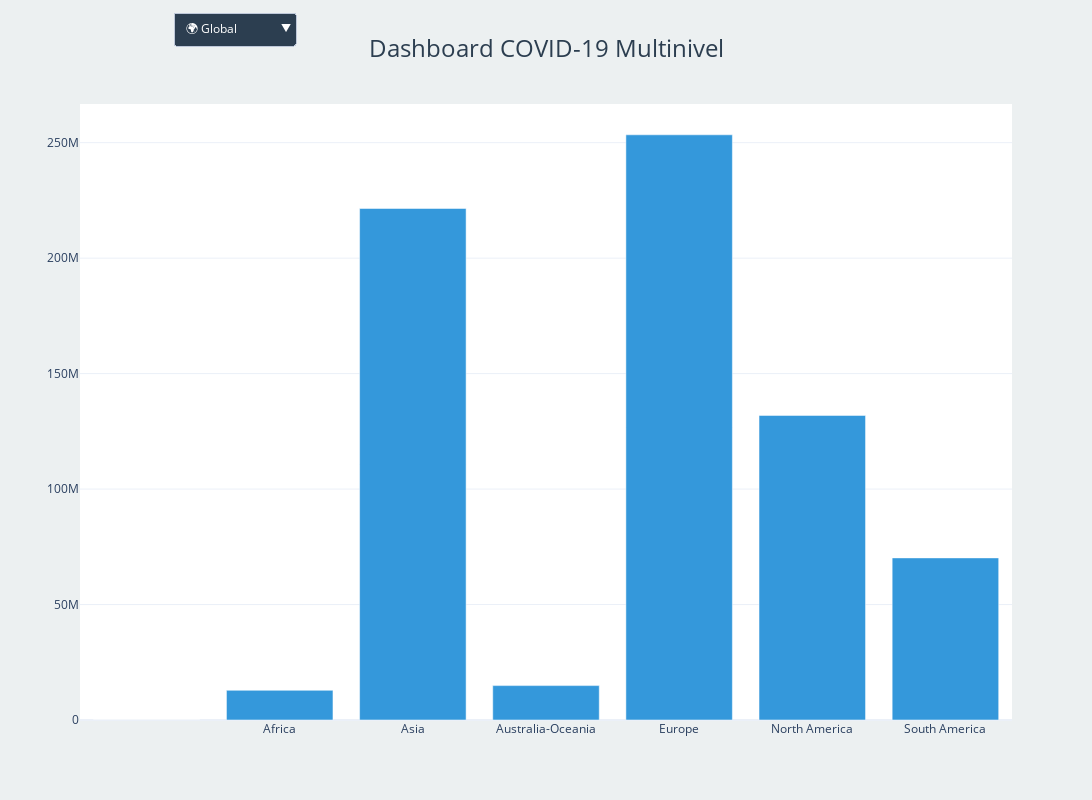

Write notebook code for a chart like this one.
### Code cell
import plotly.express as px
import plotly.graph_objects as go
from plotly.subplots import make_subplots
from IPython.display import HTML

def crear_dashboard_multinivel():
    fig = go.Figure()
    
    # Mejorar el estilo del selector
    fig.update_layout(
        updatemenus=[{
            'buttons': [
                {'method': 'update', 'label': '🌍 Global', 'args': [{'visible': [True, False, False]}]},
                {'method': 'update', 'label': '🌎 Continentes', 'args': [{'visible': [False, True, False]}]},
                {'method': 'update', 'label': '🏳️ Países', 'args': [{'visible': [False, False, True]}]}
            ],
            'direction': 'down',
            'showactive': True,
            'x': 0.1,
            'xanchor': 'left',
            'y': 1.15,
            'yanchor': 'top',
            'bgcolor': '#2C3E50',
            'font': {'color': 'white'}
        }])

    # Mantener las visualizaciones existentes con colores mejorados
    fig.add_trace(
        go.Bar(
            name='Casos Globales',
            x=df.groupby('continent')['cases'].sum().index,
            y=df.groupby('continent')['cases'].sum(),
            visible=True,
            marker_color='#3498DB'
        ))

    for continente in df['continent'].unique():
        datos_cont = df[df['continent'] == continente]
        fig.add_trace(
            go.Box(
                name=continente,
                y=datos_cont['casesPerOneMillion'],
                visible=False,
                marker_color='#2ECC71'
            ))

    fig.add_trace(
        go.Scatter(
            name='Países',
            x=df['testsPerOneMillion'],
            y=df['casesPerOneMillion'],
            mode='markers',
            text=df['country'],
            visible=False,
            marker=dict(
                color='#E74C3C',
                size=10,
                line=dict(color='#FFFFFF', width=1)
            )
        ))

    fig.update_layout(
        title={
            'text': 'Dashboard COVID-19 Multinivel',
            'y':0.95,
            'x':0.5,
            'xanchor': 'center',
            'yanchor': 'top',
            'font': dict(size=24, color='#2C3E50')
        },
        height=800,
        width=1200,
        template='plotly_white',
        paper_bgcolor='#ECF0F1',
        plot_bgcolor='#FFFFFF'
    )

    return fig

def generar_informe_detallado(nivel, seleccion=None):
    if nivel == 'Global':
        datos = df
    elif nivel == 'Continentes':
        datos = df[df['continent'] == seleccion]
    else:
        datos = df[df['country'] == seleccion]
        
    html_content = f"""
    <!DOCTYPE html>
    <html>
    <head>
        <link rel="stylesheet" href="https://cdnjs.cloudflare.com/ajax/libs/font-awesome/6.0.0/css/all.min.css">
        <style>
            .dashboard-container {{
                font-family: 'Segoe UI', Tahoma, Geneva, Verdana, sans-serif;
                max-width: 1200px;
                margin: 20px auto;
                padding: 30px;
                background: linear-gradient(135deg, #ffffff 0%, #f8f9fa 100%);
                border-radius: 15px;
                box-shadow: 0 4px 6px rgba(0, 0, 0, 0.1);
            }}
            .dashboard-title {{
                color: #2C3E50;
                font-size: 2.5em;
                text-align: center;
                margin-bottom: 30px;
                border-bottom: 3px solid #3498DB;
                padding-bottom: 10px;
            }}
            .stats-grid {{
                display: grid;
                grid-template-columns: repeat(auto-fit, minmax(250px, 1fr));
                gap: 20px;
                margin-top: 20px;
            }}
            .stat-card {{
                background: white;
                padding: 20px;
                border-radius: 10px;
                box-shadow: 0 2px 4px rgba(0, 0, 0, 0.05);
                transition: transform 0.3s ease;
            }}
            .stat-card:hover {{
                transform: translateY(-5px);
            }}
            .stat-title {{
                color: #7F8C8D;
                font-size: 0.9em;
                margin-bottom: 10px;
            }}
            .stat-value {{
                color: #2C3E50;
                font-size: 1.8em;
                font-weight: bold;
            }}
            .icon {{
                color: #3498DB;
                margin-right: 10px;
            }}
        </style>
    </head>
    <body>
        <div class="dashboard-container">
            <h1 class="dashboard-title">
                <i class="fas fa-virus icon"></i>
                {nivel}: {seleccion if seleccion else 'Visión General'}
            </h1>
            <div class="stats-grid">
                <div class="stat-card">
                    <div class="stat-title"><i class="fas fa-hospital-user icon"></i>Total Casos</div>
                    <div class="stat-value">{datos['cases'].sum():,}</div>
                </div>
                <div class="stat-card">
                    <div class="stat-title"><i class="fas fa-heart-broken icon"></i>Total Muertes</div>
                    <div class="stat-value">{datos['deaths'].sum():,}</div>
                </div>
                <div class="stat-card">
                    <div class="stat-title"><i class="fas fa-percentage icon"></i>Tasa Mortalidad</div>
                    <div class="stat-value">{(datos['deaths'].sum()/datos['cases'].sum()*100):.2f}%</div>
                </div>
                <div class="stat-card">
                    <div class="stat-title"><i class="fas fa-vial icon"></i>Tests por Millón</div>
                    <div class="stat-value">{datos['testsPerOneMillion'].mean():,.0f}</div>
                </div>
            </div>
        </div>
    </body>
    </html>
    """
    return HTML(html_content)

# Generar y mostrar dashboard
dashboard = crear_dashboard_multinivel()
dashboard.show()

# Mostrar informes
display(generar_informe_detallado('Global'))

### Figure 1 — Plotly figure (JSON) as saved in the notebook; plotly's stock layout.template omitted (floating-point values rounded to 4 significant figures; data arrays with more than 128 entries replaced by an {"elided": "..."} marker saying what was removed)
{"data": [{"marker": {"color": "#3498DB"}, "name": "Casos Globales", "type": "bar", "visible": true, "x": ["", "Africa", "Asia", "Australia-Oceania", "Europe", "North America", "South America"], "y": [721, 12860924, 221500265, 14895771, 253406198, 131889132, 70200879]}, {"marker": {"color": "#2ECC71"}, "name": "Asia", "type": "box", "visible": false, "y": [5746, 152031, 81089, 408944, 12207, 79571, 771655, 8102, 347, 556741, 469082, 386309, 32016, 24466, 88665, 58474, 519169, 269169, 169597, 73514, 152308, 30750, 29270, 186068, 41458, 159079, 345100, 299429, 11622, 183636, 33199, 75028, 6893, 116173, 36800, 172664, 673523, 23475, 505785, 31181, 2982, 428720, 1786, 68069, 17131, 201399, 105837, 7378, 117481, 383]}, {"marker": {"color": "#2ECC71"}, "name": "Europe", "type": "box", "visible": false, "y": [116825, 619844, 670727, 105381, 416659, 124215, 195753, 576421, 322650, 443246, 545636, 475123, 703959, 272930, 612013, 462891, 609720, 591412, 36295, 232164, 607731, 345521, 443335, 443445, 531418, 562013, 525154, 609044, 168436, 273448, 158265, 431868, 472238, 501747, 273930, 176524, 556484, 185470, 165454, 768226, 302213, 343872, 652803, 297840, 269511, 507549, 363666, 128681]}, {"marker": {"color": "#2ECC71"}, "name": "Africa", "type": "box", "visible": false, "y": [5998, 3064, 2193, 135443, 1001, 4334, 113580, 4492, 3078, 442, 10038, 4377, 3186, 1043, 15441, 4861, 11512, 2782, 4148, 21038, 4935, 5306, 2782, 4659, 6122, 16610, 1525, 72048, 2347, 4437, 1544, 13025, 33752, 146815, 33860, 7064, 65451, 381, 1233, 9817, 544672, 354211, 29770, 5044, 515157, 937, 1623, 67095, 1620, 1391, 63462, 683, 4559, 95741, 3554, 16, 17940, 17373]}, {"marker": {"color": "#2ECC71"}, "name": "North America", "type": "box", "visible": false, "y": [256336, 91509, 410969, 95087, 383921, 173243, 304493, 241600, 128843, 438398, 467797, 239058, 98645, 277812, 221691, 61131, 30816, 210117, 173545, 508349, 69484, 2968, 46432, 52551, 615777, 58549, 282578, 2728, 238341, 122645, 163225, 310194, 599410, 86723, 251353, 553746, 136143, 169900, 333985]}, {"marker": {"color": "#2ECC71"}, "name": "South America", "type": "box", "visible": false, "y": [220143, 101073, 179908, 279730, 124244, 59083, 545352, 312065, 93366, 114648, 135751, 138378, 297799, 18885]}, {"marker": {"color": "#2ECC71"}, "name": "Australia-Oceania", "type": "box", "visible": false, "y": [454687, 409937, 75997, 278902, 41201, 268711, 225953, 494635, 275214, 535117, 652898, 344979, 5043, 84089, 35989, 58055, 157310, 243909, 37346, 323256]}, {"marker": {"color": "#2ECC71"}, "name": "", "type": "box", "visible": false, "y": [0, 0]}, {"marker": {"color": "#E74C3C", "line": {"color": "#FFFFFF", "width": 1}, "size": 10}, "mode": "markers", "name": "Países", "text": {"elided": "231 str values"}, "type": "scatter", "visible": false, "x": {"elided": "231 int values"}, "y": {"elided": "231 int values"}}], "layout": {"height": 800, "paper_bgcolor": "#ECF0F1", "plot_bgcolor": "#FFFFFF", "title": {"font": {"color": "#2C3E50", "size": 24}, "text": "Dashboard COVID-19 Multinivel", "x": 0.5, "xanchor": "center", "y": 0.95, "yanchor": "top"}, "updatemenus": [{"bgcolor": "#2C3E50", "buttons": [{"args": [{"visible": [true, false, false]}], "label": "🌍 Global", "method": "update"}, {"args": [{"visible": [false, true, false]}], "label": "🌎 Continentes", "method": "update"}, {"args": [{"visible": [false, false, true]}], "label": "🏳️ Países", "method": "update"}], "direction": "down", "font": {"color": "white"}, "showactive": true, "x": 0.1, "xanchor": "left", "y": 1.15, "yanchor": "top"}], "width": 1200}}
